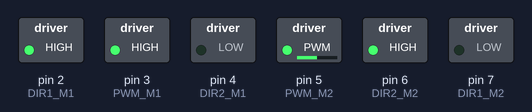
This sketch was run on a simulated Arduino Uno, built with avr-gcc and run on an emulated ATmega328P. Parts: switched loads named in the sketch (green lamp = pin HIGH).

Above: at 0.05 s.
At 1.95 s:
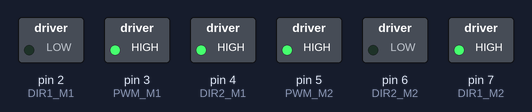
Timing chart, 0 to 3.0 s (numbered marks = the images above):
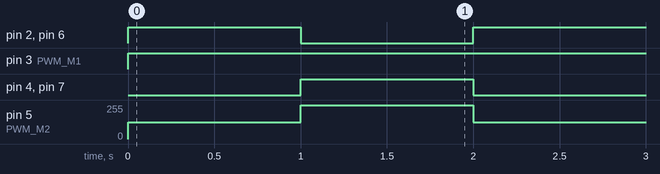

The sketch:

2024_01_31-l293d.ino
```cpp
const int DIR1_M1 = 2; // пин для подключения DIR1 микросхемы моторшилда
const int DIR2_M1 = 4;
const int PWM_M1 = 3;

const int DIR1_M2 = 7;
const int DIR2_M2 = 6;
const int PWM_M2 = 5;

void motor(int velocity_left, int velocity_right, int time_delay=0) {
  velocity_left = constrain(velocity_left,-255,255);
  velocity_right = constrain(velocity_right,-255,255);

  if (velocity_left>0) {
    digitalWrite(DIR1_M1,1);
    digitalWrite(DIR2_M1,0);
    analogWrite(PWM_M1,velocity_left);
  }
  else {
    digitalWrite(DIR1_M1,0);
    digitalWrite(DIR2_M1,1);
    analogWrite(PWM_M1,-velocity_left);
  }

  digitalWrite(DIR1_M2,velocity_right>0);
  digitalWrite(DIR2_M2,velocity_right<0);
  analogWrite(PWM_M2,abs(velocity_right));

  delay(time_delay);
}

void setup() {
  pinMode(DIR1_M1, OUTPUT);
  pinMode(DIR2_M1, OUTPUT);
  pinMode(PWM_M1, OUTPUT);
  pinMode(DIR1_M2, OUTPUT);
  pinMode(DIR2_M2, OUTPUT);
  pinMode(PWM_M2, OUTPUT);
  motor(0,0);
}

void loop() {
  motor(500,-127,1000);
  motor(-255,255,1000);
}
```

Measured:
- by itself, pin 2 (DIR1_M1), pin 4 (DIR2_M1), pin 6 (DIR2_M2), pin 7 (DIR1_M2): alternates HIGH for 1.0 s and LOW for 1.0 s
- by itself, pin 3 (PWM_M1): LOW → HIGH at 0.00 s
- by itself, pin 5 (PWM_M2): alternates 255/255 for 1.0 s and 127/255 for 1.0 s
